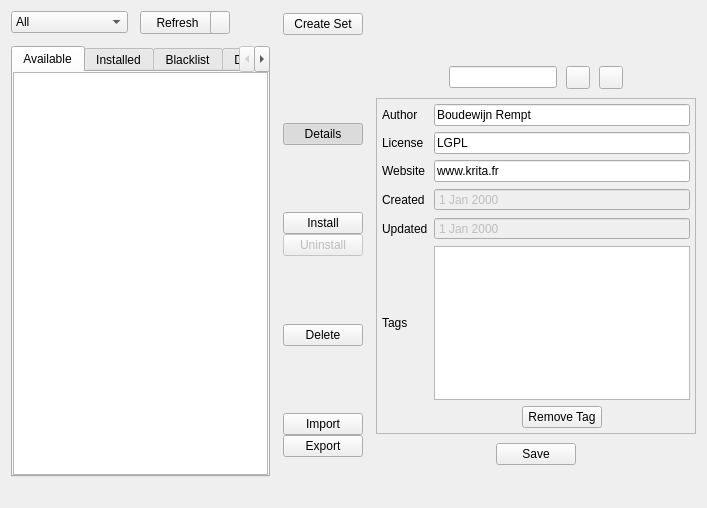
<?xml version="1.0" encoding="UTF-8"?>
<ui version="4.0">
 <class>WdgCreateBundle</class>
 <widget class="QWidget" name="WdgCreateBundle">
  <property name="geometry">
   <rect>
    <x>0</x>
    <y>0</y>
    <width>707</width>
    <height>508</height>
   </rect>
  </property>
  <layout class="QGridLayout" name="gridLayout_2">
   <item row="0" column="0">
    <layout class="QHBoxLayout" name="horizontalLayout_2">
     <property name="spacing">
      <number>0</number>
     </property>
     <item>
      <layout class="QVBoxLayout" name="verticalLayout">
       <property name="spacing">
        <number>12</number>
       </property>
       <item>
        <layout class="QGridLayout" name="gridLayout">
         <item row="0" column="0">
          <widget class="QComboBox" name="cmbResourceType">
           <property name="currentIndex">
            <number>0</number>
           </property>
           <property name="modelColumn">
            <number>0</number>
           </property>
           <item>
            <property name="text">
             <string>All</string>
            </property>
           </item>
           <item>
            <property name="text">
             <string>Bundles</string>
            </property>
           </item>
           <item>
            <property name="text">
             <string>Brushes</string>
            </property>
           </item>
           <item>
            <property name="text">
             <string>Gradients</string>
            </property>
           </item>
           <item>
            <property name="text">
             <string>Brush Presets</string>
            </property>
           </item>
           <item>
            <property name="text">
             <string>Palettes</string>
            </property>
           </item>
           <item>
            <property name="text">
             <string>Patterns</string>
            </property>
           </item>
           <item>
            <property name="text">
             <string>Workspaces</string>
            </property>
           </item>
          </widget>
         </item>
         <item row="0" column="2">
          <spacer name="horizontalSpacer">
           <property name="orientation">
            <enum>Qt::Horizontal</enum>
           </property>
           <property name="sizeType">
            <enum>QSizePolicy::Maximum</enum>
           </property>
           <property name="sizeHint" stdset="0">
            <size>
             <width>13</width>
             <height>22</height>
            </size>
           </property>
          </spacer>
         </item>
         <item row="0" column="1">
          <widget class="QWidget" name="widget" native="true">
           <property name="minimumSize">
            <size>
             <width>90</width>
             <height>23</height>
            </size>
           </property>
           <property name="maximumSize">
            <size>
             <width>16777215</width>
             <height>23</height>
            </size>
           </property>
           <widget class="QPushButton" name="bnRefresh">
            <property name="geometry">
             <rect>
              <x>0</x>
              <y>0</y>
              <width>75</width>
              <height>23</height>
             </rect>
            </property>
            <property name="text">
             <string>Refresh</string>
            </property>
           </widget>
           <widget class="QPushButton" name="bnOpen">
            <property name="geometry">
             <rect>
              <x>70</x>
              <y>0</y>
              <width>20</width>
              <height>23</height>
             </rect>
            </property>
            <property name="maximumSize">
             <size>
              <width>20</width>
              <height>23</height>
             </size>
            </property>
            <property name="text">
             <string/>
            </property>
           </widget>
          </widget>
         </item>
        </layout>
       </item>
       <item>
        <widget class="QTabWidget" name="tabResourceBundles">
         <property name="currentIndex">
          <number>0</number>
         </property>
         <property name="movable">
          <bool>true</bool>
         </property>
         <widget class="QWidget" name="tab">
          <attribute name="title">
           <string>Available</string>
          </attribute>
          <layout class="QVBoxLayout" name="verticalLayout_5">
           <property name="margin">
            <number>0</number>
           </property>
           <item>
            <widget class="QTableView" name="tableAvailable">
             <property name="selectionBehavior">
              <enum>QAbstractItemView::SelectRows</enum>
             </property>
             <attribute name="horizontalHeaderCascadingSectionResizes">
              <bool>false</bool>
             </attribute>
             <attribute name="horizontalHeaderDefaultSectionSize">
              <number>10</number>
             </attribute>
             <attribute name="horizontalHeaderMinimumSectionSize">
              <number>10</number>
             </attribute>
             <attribute name="horizontalHeaderStretchLastSection">
              <bool>true</bool>
             </attribute>
             <attribute name="verticalHeaderVisible">
              <bool>false</bool>
             </attribute>
             <attribute name="verticalHeaderMinimumSectionSize">
              <number>17</number>
             </attribute>
            </widget>
           </item>
          </layout>
         </widget>
         <widget class="QWidget" name="tab_2">
          <attribute name="title">
           <string>Installed</string>
          </attribute>
          <layout class="QVBoxLayout" name="verticalLayout_6">
           <property name="margin">
            <number>0</number>
           </property>
           <item>
            <widget class="QTableView" name="tableAvailable_2">
             <property name="selectionBehavior">
              <enum>QAbstractItemView::SelectRows</enum>
             </property>
             <attribute name="horizontalHeaderDefaultSectionSize">
              <number>10</number>
             </attribute>
             <attribute name="horizontalHeaderMinimumSectionSize">
              <number>10</number>
             </attribute>
             <attribute name="horizontalHeaderStretchLastSection">
              <bool>true</bool>
             </attribute>
             <attribute name="verticalHeaderVisible">
              <bool>false</bool>
             </attribute>
            </widget>
           </item>
          </layout>
         </widget>
         <widget class="QWidget" name="tab_3">
          <attribute name="title">
           <string>Blacklist</string>
          </attribute>
          <layout class="QVBoxLayout" name="verticalLayout_7">
           <property name="margin">
            <number>0</number>
           </property>
           <item>
            <widget class="QTableView" name="tableBlacklists">
             <property name="selectionBehavior">
              <enum>QAbstractItemView::SelectRows</enum>
             </property>
             <attribute name="horizontalHeaderDefaultSectionSize">
              <number>10</number>
             </attribute>
             <attribute name="horizontalHeaderMinimumSectionSize">
              <number>10</number>
             </attribute>
             <attribute name="horizontalHeaderStretchLastSection">
              <bool>true</bool>
             </attribute>
             <attribute name="verticalHeaderVisible">
              <bool>false</bool>
             </attribute>
            </widget>
           </item>
          </layout>
         </widget>
         <widget class="QWidget" name="tab_4">
          <attribute name="title">
           <string>Downloads</string>
          </attribute>
          <layout class="QVBoxLayout" name="verticalLayout_8">
           <property name="margin">
            <number>0</number>
           </property>
           <item>
            <widget class="QTableView" name="tableDownloads">
             <property name="selectionBehavior">
              <enum>QAbstractItemView::SelectRows</enum>
             </property>
             <attribute name="horizontalHeaderDefaultSectionSize">
              <number>10</number>
             </attribute>
             <attribute name="horizontalHeaderMinimumSectionSize">
              <number>10</number>
             </attribute>
             <attribute name="horizontalHeaderStretchLastSection">
              <bool>true</bool>
             </attribute>
             <attribute name="verticalHeaderVisible">
              <bool>false</bool>
             </attribute>
            </widget>
           </item>
          </layout>
         </widget>
         <widget class="QWidget" name="tab_5">
          <attribute name="title">
           <string>Favorites</string>
          </attribute>
          <layout class="QVBoxLayout" name="verticalLayout_9">
           <property name="margin">
            <number>0</number>
           </property>
           <item>
            <widget class="QTableView" name="tableFavorites">
             <property name="alternatingRowColors">
              <bool>false</bool>
             </property>
             <property name="selectionBehavior">
              <enum>QAbstractItemView::SelectRows</enum>
             </property>
             <property name="showGrid">
              <bool>true</bool>
             </property>
             <property name="gridStyle">
              <enum>Qt::SolidLine</enum>
             </property>
             <property name="sortingEnabled">
              <bool>false</bool>
             </property>
             <attribute name="horizontalHeaderDefaultSectionSize">
              <number>10</number>
             </attribute>
             <attribute name="horizontalHeaderMinimumSectionSize">
              <number>10</number>
             </attribute>
             <attribute name="horizontalHeaderShowSortIndicator" stdset="0">
              <bool>false</bool>
             </attribute>
             <attribute name="horizontalHeaderStretchLastSection">
              <bool>true</bool>
             </attribute>
             <attribute name="verticalHeaderVisible">
              <bool>false</bool>
             </attribute>
            </widget>
           </item>
          </layout>
         </widget>
        </widget>
       </item>
      </layout>
     </item>
     <item>
      <spacer name="horizontalSpacer_7">
       <property name="orientation">
        <enum>Qt::Horizontal</enum>
       </property>
       <property name="sizeType">
        <enum>QSizePolicy::Fixed</enum>
       </property>
       <property name="sizeHint" stdset="0">
        <size>
         <width>13</width>
         <height>13</height>
        </size>
       </property>
      </spacer>
     </item>
     <item>
      <layout class="QVBoxLayout" name="verticalLayout_3">
       <property name="topMargin">
        <number>2</number>
       </property>
       <item>
        <widget class="QPushButton" name="bnCreateSet">
         <property name="text">
          <string>Create Set</string>
         </property>
        </widget>
       </item>
       <item>
        <layout class="QVBoxLayout" name="verticalLayout_2">
         <item>
          <spacer name="verticalSpacer">
           <property name="orientation">
            <enum>Qt::Vertical</enum>
           </property>
           <property name="sizeType">
            <enum>QSizePolicy::Fixed</enum>
           </property>
           <property name="sizeHint" stdset="0">
            <size>
             <width>20</width>
             <height>20</height>
            </size>
           </property>
          </spacer>
         </item>
         <item>
          <spacer name="verticalSpacer_3">
           <property name="orientation">
            <enum>Qt::Vertical</enum>
           </property>
           <property name="sizeHint" stdset="0">
            <size>
             <width>20</width>
             <height>40</height>
            </size>
           </property>
          </spacer>
         </item>
         <item>
          <widget class="QPushButton" name="bnDetails">
           <property name="text">
            <string>Details</string>
           </property>
           <property name="checkable">
            <bool>true</bool>
           </property>
           <property name="checked">
            <bool>true</bool>
           </property>
          </widget>
         </item>
         <item>
          <spacer name="horizontalSpacer_5">
           <property name="orientation">
            <enum>Qt::Vertical</enum>
           </property>
           <property name="sizeHint" stdset="0">
            <size>
             <width>20</width>
             <height>40</height>
            </size>
           </property>
          </spacer>
         </item>
         <item>
          <widget class="QPushButton" name="bnInstall">
           <property name="text">
            <string>Install</string>
           </property>
          </widget>
         </item>
         <item>
          <widget class="QPushButton" name="bnUninstall">
           <property name="enabled">
            <bool>false</bool>
           </property>
           <property name="text">
            <string>Uninstall</string>
           </property>
          </widget>
         </item>
         <item>
          <spacer name="horizontalSpacer_6">
           <property name="orientation">
            <enum>Qt::Vertical</enum>
           </property>
           <property name="sizeHint" stdset="0">
            <size>
             <width>20</width>
             <height>40</height>
            </size>
           </property>
          </spacer>
         </item>
         <item>
          <widget class="QPushButton" name="bnDelete">
           <property name="text">
            <string>Delete</string>
           </property>
          </widget>
         </item>
         <item>
          <spacer name="verticalSpacer_4">
           <property name="orientation">
            <enum>Qt::Vertical</enum>
           </property>
           <property name="sizeHint" stdset="0">
            <size>
             <width>20</width>
             <height>40</height>
            </size>
           </property>
          </spacer>
         </item>
        </layout>
       </item>
       <item>
        <widget class="QPushButton" name="bnImport">
         <property name="text">
          <string>Import</string>
         </property>
        </widget>
       </item>
       <item>
        <widget class="QPushButton" name="bnExport">
         <property name="text">
          <string>Export</string>
         </property>
        </widget>
       </item>
       <item>
        <spacer name="verticalSpacer_2">
         <property name="orientation">
          <enum>Qt::Vertical</enum>
         </property>
         <property name="sizeType">
          <enum>QSizePolicy::Fixed</enum>
         </property>
         <property name="sizeHint" stdset="0">
          <size>
           <width>20</width>
           <height>20</height>
          </size>
         </property>
        </spacer>
       </item>
      </layout>
     </item>
     <item>
      <spacer name="horizontalSpacer_8">
       <property name="orientation">
        <enum>Qt::Horizontal</enum>
       </property>
       <property name="sizeType">
        <enum>QSizePolicy::Fixed</enum>
       </property>
       <property name="sizeHint" stdset="0">
        <size>
         <width>13</width>
         <height>13</height>
        </size>
       </property>
      </spacer>
     </item>
     <item>
      <widget class="QWidget" name="widget_2" native="true">
       <property name="sizePolicy">
        <sizepolicy hsizetype="Maximum" vsizetype="Maximum">
         <horstretch>0</horstretch>
         <verstretch>0</verstretch>
        </sizepolicy>
       </property>
       <layout class="QVBoxLayout" name="verticalLayout_10">
        <property name="spacing">
         <number>9</number>
        </property>
        <property name="margin">
         <number>0</number>
        </property>
        <item>
         <spacer name="verticalSpacer_5">
          <property name="orientation">
           <enum>Qt::Vertical</enum>
          </property>
          <property name="sizeType">
           <enum>QSizePolicy::Fixed</enum>
          </property>
          <property name="sizeHint" stdset="0">
           <size>
            <width>5</width>
            <height>15</height>
           </size>
          </property>
         </spacer>
        </item>
        <item>
         <layout class="QHBoxLayout" name="horizontalLayout_3">
          <property name="sizeConstraint">
           <enum>QLayout::SetDefaultConstraint</enum>
          </property>
          <item>
           <spacer name="horizontalSpacer_3">
            <property name="orientation">
             <enum>Qt::Horizontal</enum>
            </property>
            <property name="sizeType">
             <enum>QSizePolicy::Fixed</enum>
            </property>
            <property name="sizeHint" stdset="0">
             <size>
              <width>40</width>
              <height>20</height>
             </size>
            </property>
           </spacer>
          </item>
          <item>
           <widget class="QLabel" name="label">
            <property name="text">
             <string/>
            </property>
            <property name="scaledContents">
             <bool>true</bool>
            </property>
           </widget>
          </item>
          <item>
           <spacer name="horizontalSpacer_2">
            <property name="orientation">
             <enum>Qt::Horizontal</enum>
            </property>
            <property name="sizeType">
             <enum>QSizePolicy::Fixed</enum>
            </property>
            <property name="sizeHint" stdset="0">
             <size>
              <width>40</width>
              <height>20</height>
             </size>
            </property>
           </spacer>
          </item>
         </layout>
        </item>
        <item>
         <layout class="QHBoxLayout" name="horizontalLayout_4">
          <item>
           <spacer name="horizontalSpacer_12">
            <property name="orientation">
             <enum>Qt::Horizontal</enum>
            </property>
            <property name="sizeHint" stdset="0">
             <size>
              <width>40</width>
              <height>20</height>
             </size>
            </property>
           </spacer>
          </item>
          <item>
           <widget class="QLineEdit" name="txtName"/>
          </item>
          <item>
           <widget class="QToolButton" name="bnEdit">
            <property name="text">
             <string/>
            </property>
            <property name="arrowType">
             <enum>Qt::NoArrow</enum>
            </property>
           </widget>
          </item>
          <item>
           <widget class="QToolButton" name="bnNew">
            <property name="text">
             <string/>
            </property>
           </widget>
          </item>
          <item>
           <spacer name="horizontalSpacer_11">
            <property name="orientation">
             <enum>Qt::Horizontal</enum>
            </property>
            <property name="sizeHint" stdset="0">
             <size>
              <width>40</width>
              <height>20</height>
             </size>
            </property>
           </spacer>
          </item>
         </layout>
        </item>
        <item>
         <widget class="QScrollArea" name="scrollArea">
          <property name="widgetResizable">
           <bool>true</bool>
          </property>
          <widget class="QWidget" name="scrollAreaWidgetContents">
           <property name="geometry">
            <rect>
             <x>0</x>
             <y>0</y>
             <width>316</width>
             <height>330</height>
            </rect>
           </property>
           <layout class="QGridLayout" name="gridLayout_3">
            <property name="margin">
             <number>5</number>
            </property>
            <item row="2" column="0">
             <widget class="QLabel" name="label_5">
              <property name="text">
               <string>Website</string>
              </property>
             </widget>
            </item>
            <item row="4" column="1">
             <widget class="QDateEdit" name="dateUpdated">
              <property name="enabled">
               <bool>false</bool>
              </property>
              <property name="buttonSymbols">
               <enum>QAbstractSpinBox::NoButtons</enum>
              </property>
              <property name="specialValueText">
               <string/>
              </property>
              <property name="dateTime">
               <datetime>
                <hour>0</hour>
                <minute>0</minute>
                <second>0</second>
                <year>2000</year>
                <month>1</month>
                <day>1</day>
               </datetime>
              </property>
              <property name="calendarPopup">
               <bool>false</bool>
              </property>
             </widget>
            </item>
            <item row="0" column="1">
             <widget class="QLineEdit" name="txtAuthor">
              <property name="text">
               <string>Boudewijn Rempt</string>
              </property>
             </widget>
            </item>
            <item row="3" column="0">
             <widget class="QLabel" name="label_6">
              <property name="text">
               <string>Created</string>
              </property>
             </widget>
            </item>
            <item row="1" column="0">
             <widget class="QLabel" name="label_4">
              <property name="text">
               <string>License</string>
              </property>
             </widget>
            </item>
            <item row="5" column="1">
             <widget class="QListWidget" name="listTags"/>
            </item>
            <item row="4" column="0">
             <widget class="QLabel" name="label_7">
              <property name="text">
               <string>Updated</string>
              </property>
             </widget>
            </item>
            <item row="5" column="0">
             <widget class="QLabel" name="label_8">
              <property name="text">
               <string>Tags</string>
              </property>
             </widget>
            </item>
            <item row="0" column="0">
             <widget class="QLabel" name="label_3">
              <property name="text">
               <string>Author</string>
              </property>
              <property name="scaledContents">
               <bool>false</bool>
              </property>
              <property name="alignment">
               <set>Qt::AlignLeading|Qt::AlignLeft|Qt::AlignVCenter</set>
              </property>
             </widget>
            </item>
            <item row="3" column="1">
             <widget class="QDateEdit" name="dateCreated">
              <property name="enabled">
               <bool>false</bool>
              </property>
              <property name="buttonSymbols">
               <enum>QAbstractSpinBox::NoButtons</enum>
              </property>
             </widget>
            </item>
            <item row="2" column="1">
             <widget class="QLineEdit" name="txtWebsite">
              <property name="text">
               <string>www.krita.fr</string>
              </property>
             </widget>
            </item>
            <item row="1" column="1">
             <widget class="QLineEdit" name="txtLicense">
              <property name="text">
               <string>LGPL</string>
              </property>
             </widget>
            </item>
            <item row="6" column="1">
             <layout class="QHBoxLayout" name="horizontalLayout">
              <item>
               <spacer name="horizontalSpacer_10">
                <property name="orientation">
                 <enum>Qt::Horizontal</enum>
                </property>
                <property name="sizeHint" stdset="0">
                 <size>
                  <width>40</width>
                  <height>20</height>
                 </size>
                </property>
               </spacer>
              </item>
              <item>
               <widget class="QPushButton" name="bnRemoveTag">
                <property name="text">
                 <string>Remove Tag</string>
                </property>
               </widget>
              </item>
              <item>
               <spacer name="horizontalSpacer_4">
                <property name="orientation">
                 <enum>Qt::Horizontal</enum>
                </property>
                <property name="sizeType">
                 <enum>QSizePolicy::Expanding</enum>
                </property>
                <property name="sizeHint" stdset="0">
                 <size>
                  <width>40</width>
                  <height>20</height>
                 </size>
                </property>
               </spacer>
              </item>
             </layout>
            </item>
           </layout>
          </widget>
         </widget>
        </item>
        <item>
         <layout class="QHBoxLayout" name="horizontalLayout_6">
          <item>
           <spacer name="horizontalSpacer_15">
            <property name="orientation">
             <enum>Qt::Horizontal</enum>
            </property>
            <property name="sizeHint" stdset="0">
             <size>
              <width>40</width>
              <height>20</height>
             </size>
            </property>
           </spacer>
          </item>
          <item>
           <widget class="QPushButton" name="bnSave">
            <property name="text">
             <string>Save</string>
            </property>
           </widget>
          </item>
          <item>
           <spacer name="horizontalSpacer_16">
            <property name="orientation">
             <enum>Qt::Horizontal</enum>
            </property>
            <property name="sizeHint" stdset="0">
             <size>
              <width>40</width>
              <height>20</height>
             </size>
            </property>
           </spacer>
          </item>
         </layout>
        </item>
       </layout>
      </widget>
     </item>
    </layout>
   </item>
   <item row="1" column="0">
    <widget class="QLabel" name="lblStatus">
     <property name="text">
      <string/>
     </property>
    </widget>
   </item>
  </layout>
 </widget>
 <resources/>
 <connections/>
</ui>
